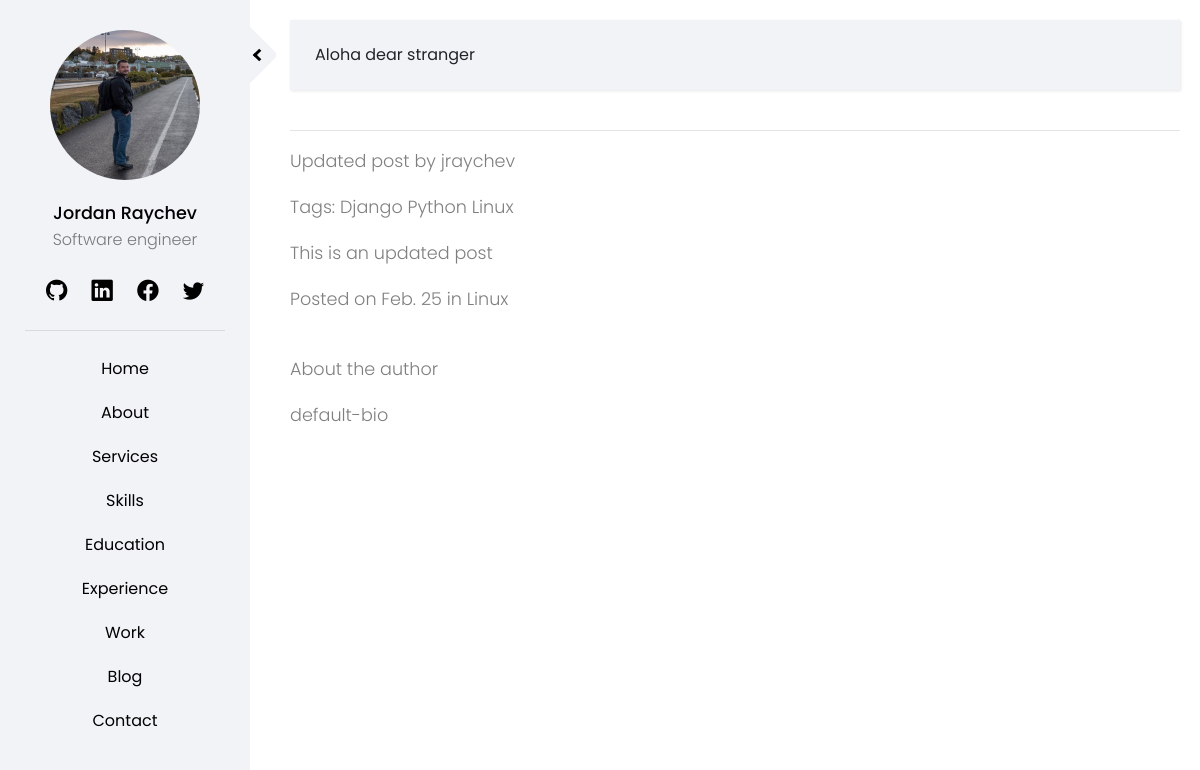
The app's page /posts/66 with its own data.
### posts/models.py (models this page shows, shortened)
class Post(models.Model):
    title = models.CharField(max_length=100)
    content = models.TextField()
    header_image = models.ImageField(default='profile_default.jpg', upload_to='post_images')
    date_posted = models.DateTimeField(default=timezone.now)
    author = models.ForeignKey(CustomUser, on_delete=models.CASCADE, default=1)
    author_bio = models.CharField(max_length=200, default='default-bio')
    tags = models.ManyToManyField(Tag)
    category = models.ForeignKey(Category, on_delete=models.DO_NOTHING)
    status = models.IntegerField(choices=STATUS, default=0)
    @property
    def time_created_before(self):
        time_diff = timezone.now() - self.date_posted
        seconds = floor(time_diff.total_seconds())
        time_since_creation = 0
        if seconds < 3600:
            time_since_creation = str(seconds//60) + ' mins ago'
        elif seconds > 3600 and seconds < 86400:
            time_since_creation = str(seconds//3600) + ' hours ago'
        elif seconds > 8600 and seconds < 432000:
            time_since_creation = str(seconds//86000) + ' days ago'
        else:
            posted_on = str(self.date_posted.strftime('%b. %d'))
            time_since_creation = 'on ' + posted_on
        return time_since_creation
    class Meta:
        ordering = ['-date_posted']

class Tag(models.Model):
    name = models.CharField(max_length=20, unique=True)
    def __str__(self):
        return str(self.name)

class Category(models.Model):
    name = models.CharField(max_length=20, unique=True)
    def __str__(self):
        return str(self.name)

### accounts/models.py (models this page shows, shortened)
class CustomUser(AbstractUser):
    department = models.CharField(max_length=50)
    slug = models.SlugField(max_length=50)
    profile_image = models.ImageField(default='profile_default.jpg', upload_to='profile_images')
    def __str__(self):
        return self.username

### posts/views.py (the view)
# urls.py: path('<int:pk>', PostsDetailView.as_view(), name='post-detail'),
class PostsDetailView(DetailView):
    queryset = Post.objects.filter(status=0)
    template_name = 'posts/post_detail.html'

### templates/posts/post_detail.html (shortened to what this page needs)
{% extends 'home/base.html' %}
{% block content %}
    <p> {{ object.title }} by {{ object.author }}</p>
    <p> Tags:
        {% for tag in post.tags.all %}
            <a href = " {% url 'tag-view-cbv' tag.name %} "> {{ tag }}  </a>
    {% endfor %}
    <p> {{ object.content }} </p>
    <p>Posted {{ post.time_created_before }} in
        <a href = " {% url 'cat-view-cbv' post.category %} "> {{ post.category }}  </a>
    </p>
    <p> About the author </p>
    <p> {{ object.author_bio }} </p>
{% endblock %}

### static/css/style.css (style rules this page uses)
:root { --main-color: rgb(242, 243, 247); --main-color-darker: rgb(230, 230, 230); --blue-color: #2c98f0; --white-color: #ffffff; --red-color: #ec5453; --yellow-color: #f9bf3f; --green-color: #2fa499; --purple-color: #a84cb8; --border-color: rgba(0, 0, 0, 0.1); --black-color: rgba(0,0,0); --p-color: rgba(0, 0, 0, 0.5); --box-shadow: rgba(0, 0, 0, 0.2); --black-075: rgba(0, 0, 0, 0.75); }
body { font-family: 'Poppins', sans-serif; background: var(--white-color); }
p { font-family: 'Poppins', sans-serif; font-size: 1.1em; font-weight: 300; line-height: 1.7em; color: var(--p-color); }
a, a:hover, a:focus { color: inherit; text-decoration: none; transition: all 0.3s; }

### records on screen
Post: title "Updated post", author "jraychev", content "This is an updated post", time_created_before "on Feb. 25", category "Linux", author_bio "default-bio"
Tag: name "Django"
Tag: name "Python"
Tag: name "Linux"
